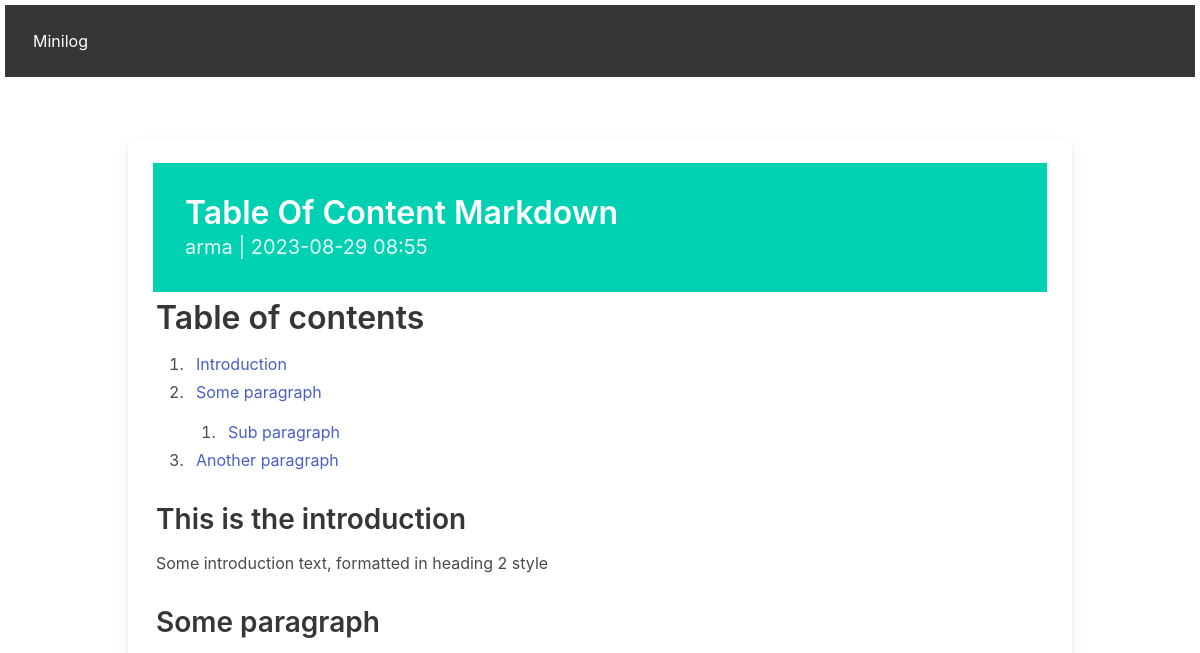
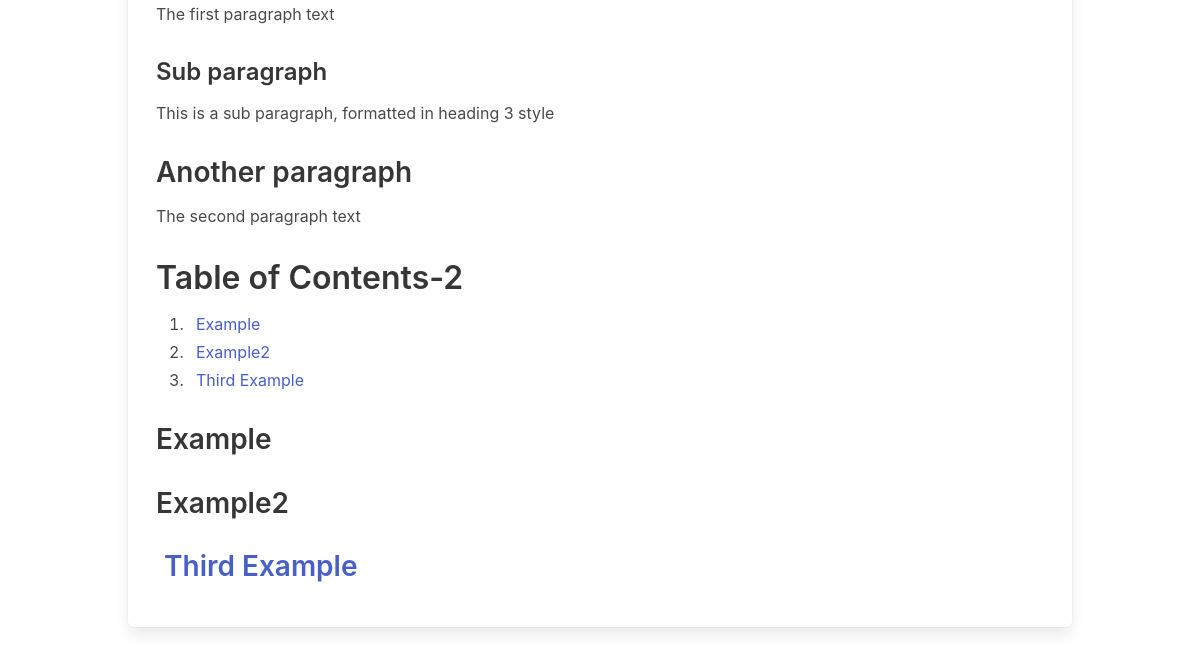
The page /4 on the database as committed earlier (2 pictures, top to bottom).
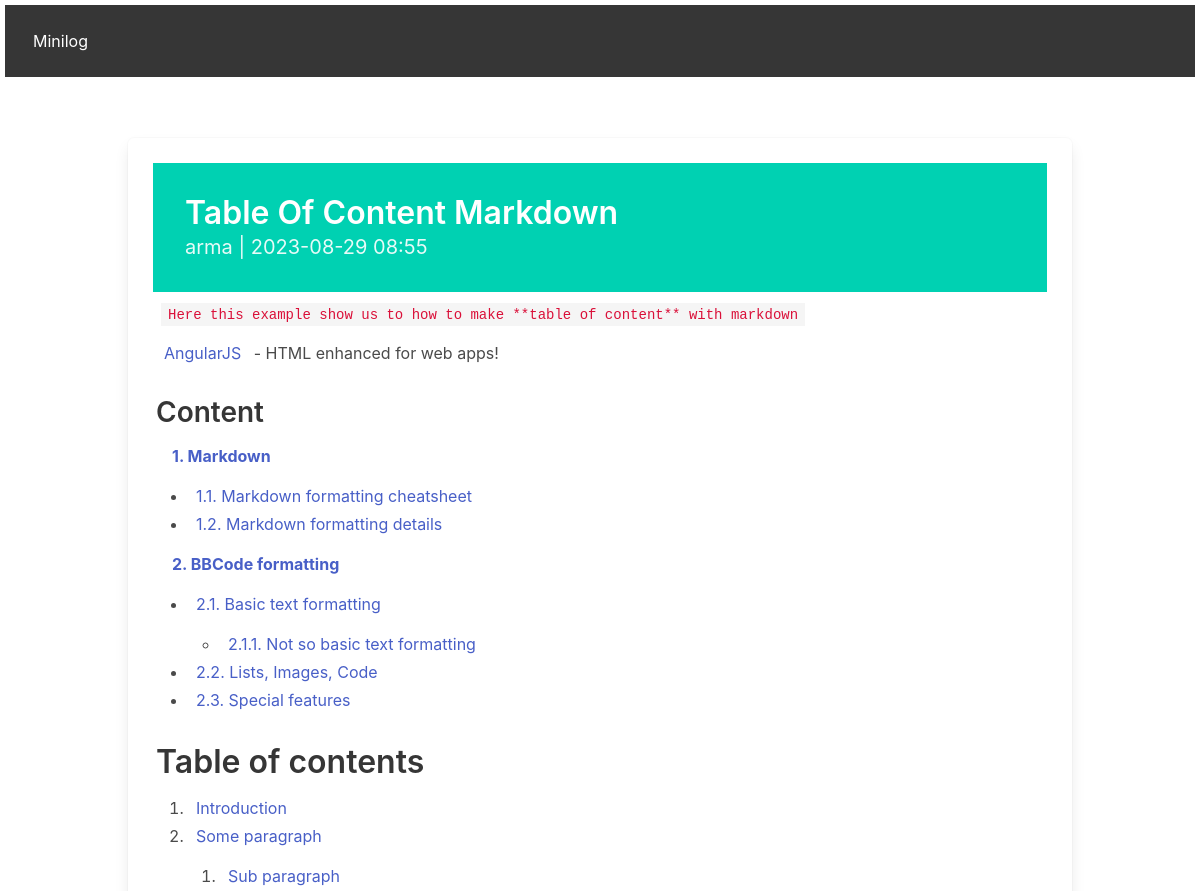
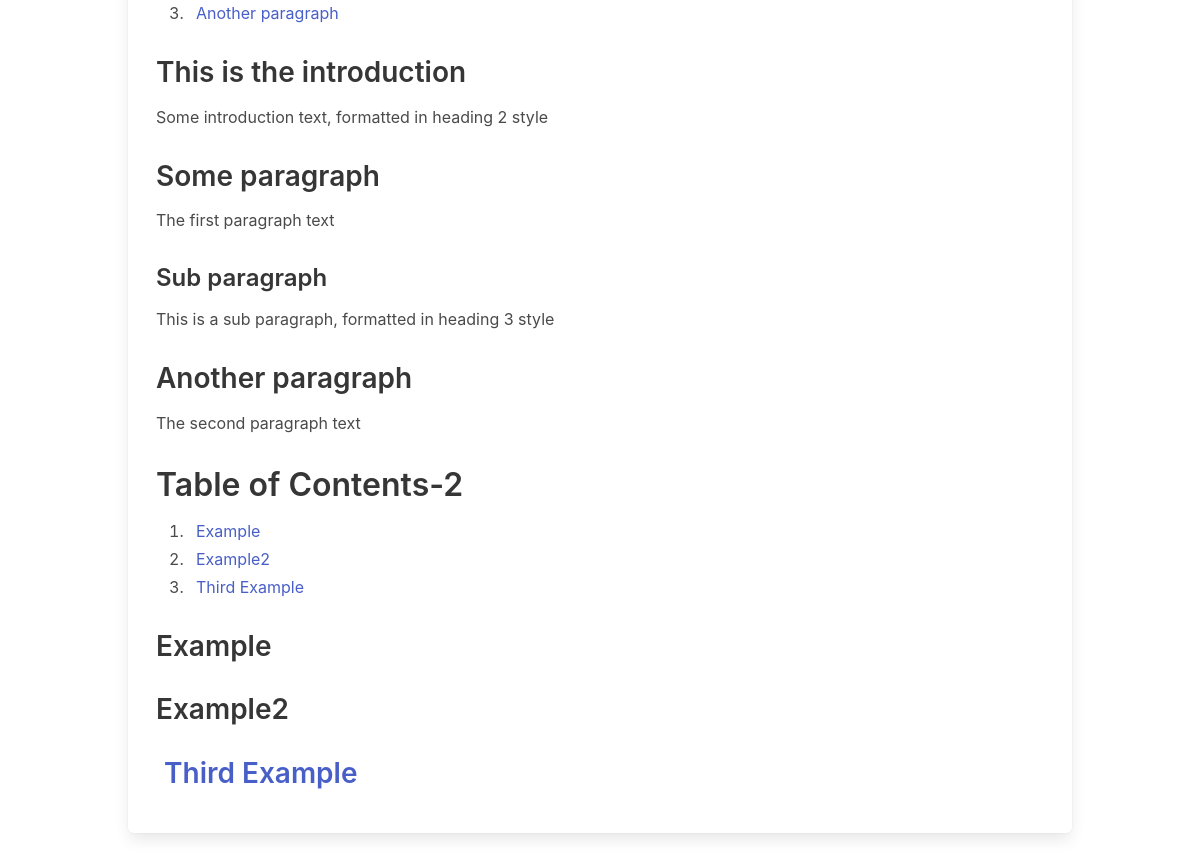
The same page on the database as committed later (2 pictures, top to bottom).
### post/models.py (models this page shows, shortened)
class Post(models.Model):
    post_id = models.AutoField(auto_created=True,primary_key=True)
    author = models.CharField(max_length=30,null=False)
    title = models.CharField(max_length=200)
    intro = models.TextField()
    body = models.TextField()
    created_at = models.DateTimeField(auto_now_add=True)
    slug = models.SlugField(null=True, blank=True,unique=True,db_index=True, editable=False)

### post/views.py (the view)
# urls.py: path('<int:pk>',views.detail,name='detail'),
def detail(request,pk):
    post = Post.objects.get(pk=pk)
    context = {'post':post,}
    return render(request,'detail.html',context)

### post/templatetags/blog_extras.py (called while the page is built)
@register.filter
@stringfilter
def convert_markdown(value):
    return markdown.markdown(value,
                    extensions=['extra',
                                'toc',
                                'codehilite',
                                ])

### post/templates/detail.html (shortened to what this page needs)
{% extends 'base.html' %}
{% load static %}
{% load emoji_tags%}
{% load blog_extras %}
{% block content %}
    <div class="box">
        <section class="hero is-primary is-small">
            <div class="hero-body">
                <p class="title">{{ post.title }}</p>
                <p class="subtitle">{{post.author}} | {{ post.created_at|date:"Y-m-d H:i" }}</p>
            </div>
        </section>
        <div class="content">
            {{ post.body|convert_markdown|safe|emoji_replace }}
        </div>
    </div>
{% endblock %}

Rows that differ between the two databases and show on the page:
changed Post "Table Of Content Markdown": body|convert_markdown "Table of contents Introduction…" → "Here this example show us to how to make **table of content** with markdown AngularJS - HTML enhanced for web apps! Content 1. Markdown 1.1. Markdown formatting cheatsheet 1.2. Markdown formatting details 2. BBCode formatting 2.1. Basic text formatting 2.1.1. Not so basic text formatting 2.2. Lists, Images, Code 2.3. Special features Table of contents Introduction…"
